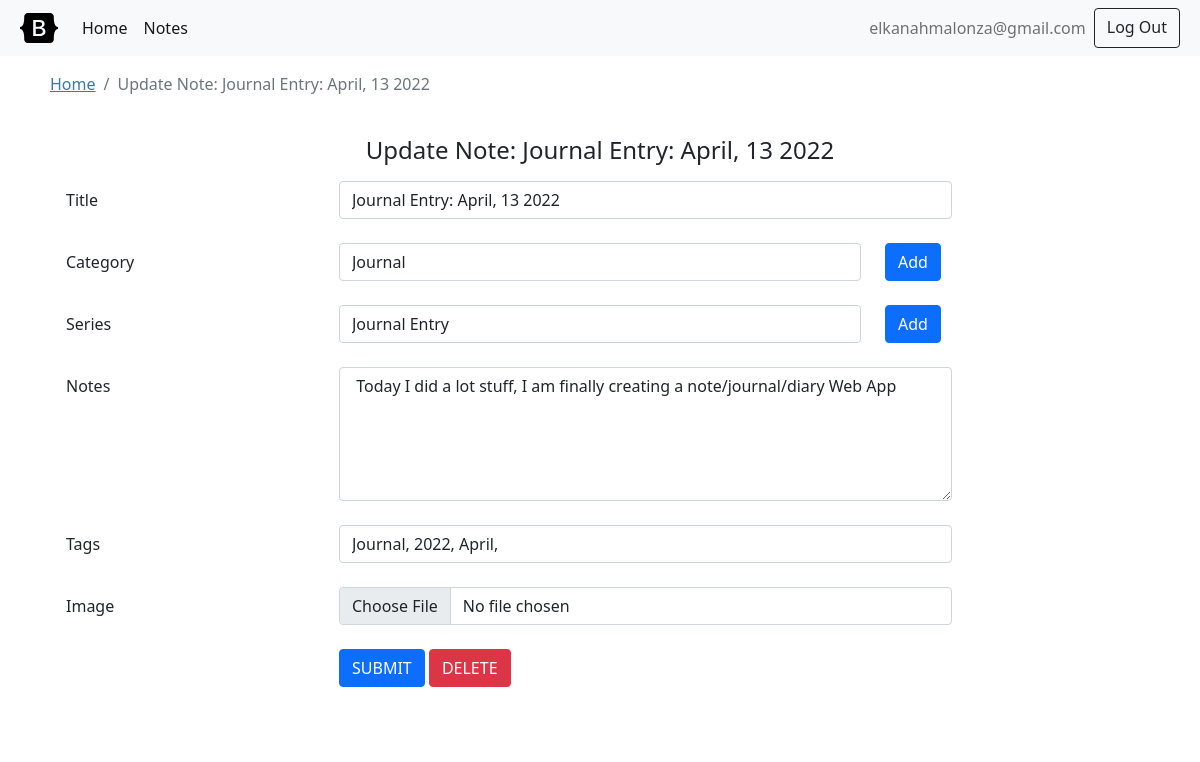
/notes/1/update (signed in), run on the app's committed database.
### tables this page shows
CREATE TABLE user (
    id INTEGER PRIMARY KEY AUTOINCREMENT,
    username TEXT UNIQUE NOT NULL,
    password TEXT NOT NULL
);

CREATE TABLE journal (
    id INTEGER PRIMARY KEY AUTOINCREMENT,
    user_id INTEGER NOT NULL,
    title TEXT NOT NULL,
    category_id INTEGER NOT NULL,
    series_id INTEGER,
    image TEXT,
    content TEXT NOT NULL,
    created TIMESTAMP NOT NULL DEFAULT CURRENT_TIMESTAMP,
    modified TIMESTAMP DEFAULT CURRENT_TIMESTAMP,
    tags TEXT,
    status TEXT NOT NULL DEFAULT 'DRAFT',
    clicks INTEGER NOT NULL DEFAULT 0,
    FOREIGN KEY (user_id) REFERENCES user (id),
    FOREIGN KEY (category_id) REFERENCES category (id),
    FOREIGN KEY (series_id) REFERENCES series (id)
);

CREATE TABLE category (
    id INTEGER PRIMARY KEY AUTOINCREMENT,
    user_id INTEGER NOT NULL,
    name TEXT UNIQUE NOT NULL,
    FOREIGN KEY (user_id) REFERENCES user (id)
);

CREATE TABLE series (
    id INTEGER PRIMARY KEY AUTOINCREMENT,
    user_id INTEGER NOT NULL,
    name TEXT UNIQUE NOT NULL,
    FOREIGN KEY (user_id) REFERENCES user (id)
);

### flaskr/notes.py (the view, shortened to what this page needs)
@bp.route('/notes/<int:id>/update', methods=('GET', 'POST'))
@login_required
def update_note(id):
    note = get_note(id)
    return render_template('notes/create_note.html', note=note,  categories = my_categories(),
        series = my_series(), page="Update Note: {}".format(note['title']))

### flaskr/auth.py (called while the page is built)
@bp.before_app_request
def load_logged_in_user():
    user_id = session.get('user_id')
    if user_id is None:
        g.user = None
    else:
        g.user = get_db().execute(
            'SELECT * FROM user WHERE id = ?', (user_id,)
        ).fetchone()

def login_required(view):
    @functools.wraps(view)
    def wrapped_view(**kwargs):
        if g.user is None:
            return redirect(url_for('auth.login'))
        return view(**kwargs)
    return wrapped_view

### flaskr/db.py (called while the page is built)
def get_db():
    if 'db' not in g:
        g.db = sqlite3.connect(
            current_app.config['DATABASE'],
            detect_types=sqlite3.PARSE_DECLTYPES
        )
        g.db.row_factory = sqlite3.Row
    return g.db

### flaskr/notes.py (called while the page is built)
def get_note(id, check_user=True):
    note = get_db().execute(
        'SELECT n.*, c.name'
        ' FROM journal n JOIN category c ON n.category_id = c.id'
        ' WHERE n.id = ?',
        (id,)
    ).fetchone()
    if note is None:
        abort(404, f"Post id {id} doesn't exist.")
    elif check_user and note['user_id'] != g.user['id']:
        abort(403)
    return note

def my_series(check_user=True):
    series = get_db().execute(
        'SELECT name, id FROM series WHERE user_id = ?',
        (g.user['id'],)
    ).fetchall()
    return series

def my_categories(check_user=True):
    categories = get_db().execute(
        'SELECT name, id FROM category WHERE user_id = ?',
        (g.user['id'],)
    ).fetchall()
    return categories

### flaskr/templates/notes/create_note.html (shortened to what this page needs)
{% extends 'base.html' %}
{% block header %}
    <nav aria-label="breadcrumb">
        <ol class="breadcrumb">
            <li class="breadcrumb-item"><a href="{{ url_for('notes.index') }}">Home</a></li>
            <li class="breadcrumb-item active" aria-current="page">{% block title %}{{page}}{% endblock %}</li>
        </ol>
    </nav>
{% endblock %}
{% block content %}
    <div class="row p-4">
        <div class="col-12 text-center h4 pb-2">{{page}}</div>
        <form method="post">
            <div class="form-group row mb-4">
                <label class="col-form-label text-md-right col-12 col-md-3 col-lg-3">Title</label>
                <div class="col-sm-12 col-md-7">
                    <input type="text" class="form-control" name="title" value="{{note.title}}" required="">
                </div>
            </div>
            <div class="form-group row mb-4">
                <label class="col-form-label text-md-right col-12 col-md-3 col-lg-3">Category</label>
                <div class="col-sm-10 col-md-6">
                    <select class="form-control" name="category" required="">
                    {% for category in categories %}
                        <option value="{{ category['id'] }}" {% if category["id"] == note["category_id"] %} selected="" {% endif %}>{{ category['name'] }}</option>
                    {% endfor %}
                    </select>
                </div>
                <div class="col-sm-2 col-1">
                    <a href="{{ url_for('notes.create_category') }}" class="btn btn-primary">Add</a>
                </div>
            </div>
            <div class="form-group row mb-4">
                <label class="col-form-label text-md-right col-12 col-md-3 col-lg-3">Series</label>
                <div class="col-sm-10 col-md-6">
                    <select class="form-control" name="series" required="">
                    {% for item in series %}
                        <option value="{{ item['id'] }}" {% if item["id"] == note["series_id"] %} selected="" {% endif %}>{{ item['name'] }}</option>
                    {% endfor %}
                    </select>
                </div>
                <div class="col-sm-2 col-1">
                    <a href="{{ url_for('notes.create_series') }}" class="btn btn-primary">Add</a>
                </div>
            </div>
            <div class="form-group row mb-4">
                <label class="col-form-label text-md-right col-12 col-md-3 col-lg-3">Notes</label>
                <div class="col-sm-12 col-md-7">
                    <textarea class="form-control" name="content" rows="5">{{note.content}}</textarea>
                </div>
            </div>
            <div class="form-group row mb-4">
                <label class="col-form-label text-md-right col-12 col-md-3 col-lg-3">Tags</label>
                <div class="col-sm-12 col-md-7">
                    <input type="text" class="form-control" name="tags" value="{{note.tags}}" required="" placeholder="item, item2,...">
                </div>
            </div>
            <div class="form-group row mb-4">
                <label class="col-form-label text-md-right col-12 col-md-3 col-lg-3">Image</label>
                <div class="col-sm-12 col-md-7">
                    <input type="file" class="form-control" name="image" value="{{note.image}}">
                </div>
            </div>
            <div class="form-group row mb-4">
                <label class="col-form-label text-md-right col-12 col-md-3 col-lg-3"></label>
                <div class="col-sm-12 col-md-7">
                    <button type="submit" class="btn btn-primary">SUBMIT</button>
                    {% if note.id %}
                    <a href="{{ url_for('notes.delete_note', id=note.id) }}" class="btn btn-danger">DELETE</a>
                    {% endif %}
                </div>
            </div>
        </form>
    </div>
{% endblock %}

### flaskr/templates/base.html (shortened to what this page needs)
<!doctype html>
<html lang="en">
    <head>
        <link href="https://cdn.jsdelivr.net/npm/bootstrap@5.1.3/dist/css/bootstrap.min.css" rel="stylesheet">
        <link rel="stylesheet" href="{{ url_for('static', filename='style.css') }}">
    </head>
    <nav class="navbar navbar-expand-lg navbar-light bg-light">
        <div class="container-fluid">
            <a class="navbar-brand" href="#">
                <img src="{{ url_for('static', filename='bootstrap-logo-white.svg') }}" width="38" height="30" class="d-inline-block align-top" alt="Bootstrap" loading="lazy" style="filter: invert(1) grayscale(100%) brightness(200%);">
            </a>
            <div class="collapse navbar-collapse" id="navbarSupportedContent">
                <ul class="navbar-nav me-auto mb-2 mb-lg-0">
                    <li class="nav-item">
                        <a class="nav-link active" aria-current="page" href="{{ url_for('notes.index') }}">Home</a>
                    </li>
                    <li class="nav-item">
                        <a class="nav-link active" href="{{ url_for('notes.notes') }}">Notes</a>
                    </li>
                </ul>
                <div class="d-flex">
                {% if g.user %}
                    <ul class="navbar-nav me-auto mb-2 mb-lg-0">
                    <li class="nav-item">
                        <a class="nav-link" aria-current="page" href="#">{{ g.user['username'] }}</a>
                    </li>
                    </ul>
                    <a class="btn btn-outline-dark" href="{{ url_for('auth.logout') }}">Log Out</a>
                {% else %}
                    <a class="btn btn-outline-dark" href="{{ url_for('auth.register') }}">Register</a>
                    <a class="btn btn-outline-dark" href="{{ url_for('auth.login') }}">Log In</a>
                {% endif %}
                </div>
            </div>
        </div>
    </nav>
    <content>
        <section class="container">
            <header class="pt-3">
                {% block header %}{% endblock %}
            </header>
            {% block content %}{% endblock %}
        </section>
    </content>
    </html>

### flaskr/static/style.css (style rules this page uses)
html { font-family: sans-serif; }
content { max-width: 960px; margin: 0 auto; background: white; }
a { color: #377ba8; }
nav { display: flex; align-items: center; padding: 0 0.5rem; }
nav ul { display: flex; list-style: none; margin: 0; padding: 0; }
nav ul li a, nav ul li span, header .action { display: block; padding: 0.5rem; }

### data on the page
user: user.username "elkanahmalonza@gmail.com"
journal: title "Journal Entry: April, 13 2022", category "Journal", series "Journal Entry", content "Today I did a lot stuff, I am finally creating a note/journal/diary Web App", tags "Journal, 2022, April,"

### other printed values
{{ page }} "Update Note: Journal Entry: April, 13 2022"
